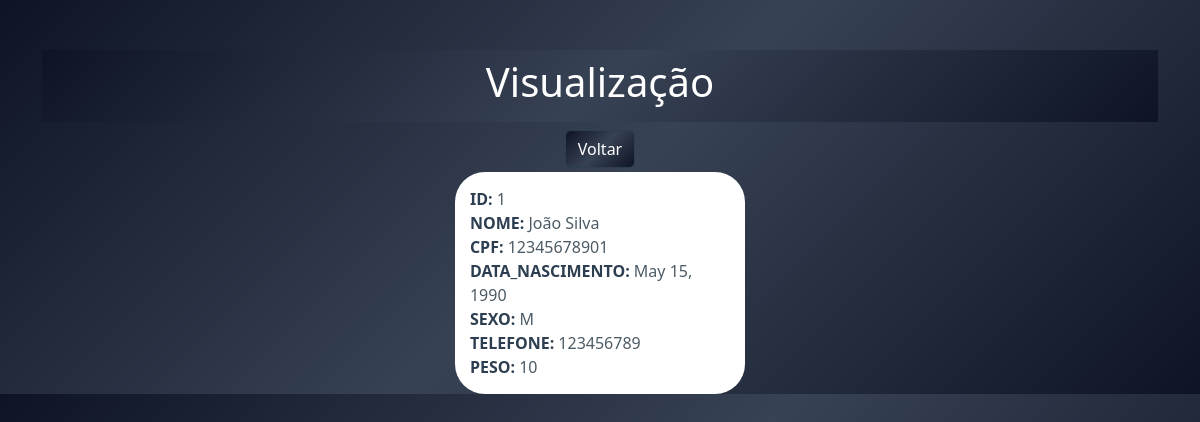
Screenshot of /view/1/ with the database file from the repository.
### app/models.py (models this page shows)
class Paciente(models.Model):
    nome = models.CharField(max_length=50)
    data_nascimento = models.DateField(max_length=30)
    sexo = models.CharField(max_length=1)
    telefone = models.CharField(max_length=15)
    cpf = models.CharField(max_length=11)
    peso = models.IntegerField()

### app/views.py (the view)
# urls.py: path('view/<int:pk>/', view, name='view'),
def view(request, pk):
    data = {}
    data['db'] = Paciente.objects.get(pk=pk)
    return render(request, 'view.html', data)

### app/templates/view.html (shortened to what this page needs)
<!DOCTYPE html>
<html lang="pt-br">
<head>
    <link href="https://cdn.jsdelivr.net/npm/bootstrap@5.3.2/dist/css/bootstrap.min.css" rel="stylesheet">
</head>
<body>
    <div class="container">
        <div class="col-12 text-center">
            <h1 class="pt-2 pb-3">Visualização</h1>
        </div>
        <div class="col-12 text-center">
            <a href="/" class="btn btn-info">Voltar</a>
        </div>
        <div class="col-12 pt-1">
            <div class="col-6 m-auto white-bg">
                <strong class="text-left title">ID: </strong><span class="data">{{db.id}}</span><br>
                <strong class="text-left title">NOME: </strong><span class="data">{{db.nome}}</span><br>
                <strong class="text-left title">CPF: </strong><span class="data">{{db.cpf}}</span><br>
                <strong class="text-left title">DATA_NASCIMENTO: </strong><span class="data">{{db.data_nascimento}}</span><br>
                <strong class="text-left title">SEXO: </strong><span class="data">{{db.sexo}}</span><br>
                <strong class="text-left title">TELEFONE: </strong><span class="data">{{db.telefone}}</span><br>
                <strong class="text-left title">PESO: </strong><span class="data">{{db.peso}}</span><br>
            </div>
        </div>
    </div>
</body>
</html>

### app/templates/view.html (style rules this page uses)
body { background: linear-gradient(135deg, #0e1424, #374254, #0e1424); color: rgb(255, 255, 255); }
.container { margin-top: 50px; }
h1 { background: linear-gradient(135deg, #0e1424, #374254, #0e1424); color: #ffffff; }
.btn-info { background: linear-gradient(135deg, #0e1424, #374254, #0e1424); border-color: #2c3e50; color: #ffffff; }
.text-left { text-align: left; }
.text-center { text-align: center; }
.title { color: #2c3e50; }
.data { color: #4c5b65; }
.white-bg { background-color: #ffffff; padding: 15px; border-radius: 30px; width: 26%; margin: 0 auto; }

### rows the page displays
Paciente: id "1", nome "João Silva", cpf "12345678901", data_nascimento "May 15, 1990", sexo "M", telefone "123456789", peso "10"
